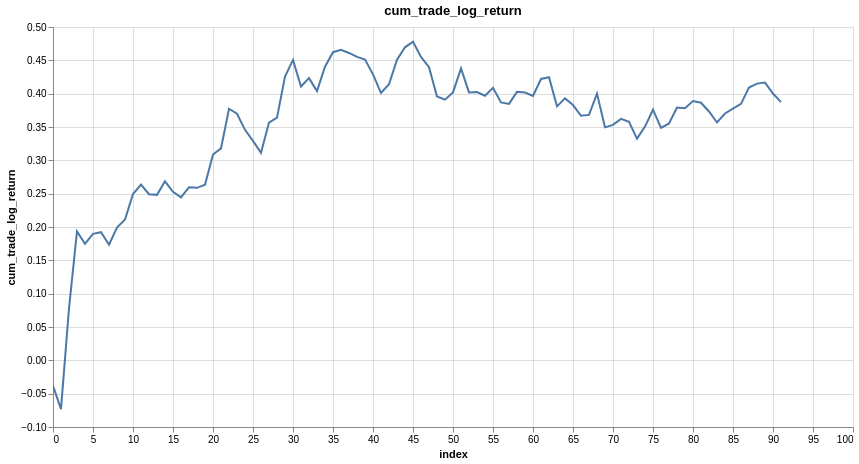

The notebook cell saved with this chart:
### Markdown cell above
#### display equity curve (log space)

### Code cell
research.plot_column(trades, 'cum_trade_log_return')

### Figure 1 — Vega-Lite specification as saved in the notebook (floating-point values rounded to 4 significant figures)
{"config": {"view": {"continuousWidth": 300, "continuousHeight": 300}}, "data": {"name": "data-40560223059492c54a9d655f28124bba"}, "mark": {"type": "line", "tooltip": true}, "encoding": {"x": {"field": "index", "type": "quantitative"}, "y": {"field": "cum_trade_log_return", "type": "quantitative"}}, "height": 400, "params": [{"name": "param_1e9efca18e7a2868", "select": {"type": "interval", "encodings": ["x", "y"]}, "bind": "scales"}], "title": "cum_trade_log_return", "width": 800, "$schema": "https://vega.github.io/schema/vega-lite/v6.1.0.json", "datasets": {"data-40560223059492c54a9d655f28124bba": [{"index": 0, "cum_trade_log_return": -0.03834}, {"index": 1, "cum_trade_log_return": -0.07321}, {"index": 2, "cum_trade_log_return": 0.07809}, {"index": 3, "cum_trade_log_return": 0.1933}, {"index": 4, "cum_trade_log_return": 0.1748}, {"index": 5, "cum_trade_log_return": 0.1897}, {"index": 6, "cum_trade_log_return": 0.1922}, {"index": 7, "cum_trade_log_return": 0.1734}, {"index": 8, "cum_trade_log_return": 0.1992}, {"index": 9, "cum_trade_log_return": 0.2113}, {"index": 10, "cum_trade_log_return": 0.2495}, {"index": 11, "cum_trade_log_return": 0.2636}, {"index": 12, "cum_trade_log_return": 0.2492}, {"index": 13, "cum_trade_log_return": 0.2482}, {"index": 14, "cum_trade_log_return": 0.2686}, {"index": 15, "cum_trade_log_return": 0.2528}, {"index": 16, "cum_trade_log_return": 0.2446}, {"index": 17, "cum_trade_log_return": 0.2595}, {"index": 18, "cum_trade_log_return": 0.2588}, {"index": 19, "cum_trade_log_return": 0.2635}, {"index": 20, "cum_trade_log_return": 0.3087}, {"index": 21, "cum_trade_log_return": 0.3179}, {"index": 22, "cum_trade_log_return": 0.3774}, {"index": 23, "cum_trade_log_return": 0.3699}, {"index": 24, "cum_trade_log_return": 0.3457}, {"index": 25, "cum_trade_log_return": 0.3291}, {"index": 26, "cum_trade_log_return": 0.3113}, {"index": 27, "cum_trade_log_return": 0.3566}, {"index": 28, "cum_trade_log_return": 0.364}, {"index": 29, "cum_trade_log_return": 0.4257}, {"index": 30, "cum_trade_log_return": 0.4506}, {"index": 31, "cum_trade_log_return": 0.4107}, {"index": 32, "cum_trade_log_return": 0.4233}, {"index": 33, "cum_trade_log_return": 0.4038}, {"index": 34, "cum_trade_log_return": 0.4404}, {"index": 35, "cum_trade_log_return": 0.4622}, {"index": 36, "cum_trade_log_return": 0.4658}, {"index": 37, "cum_trade_log_return": 0.4611}, {"index": 38, "cum_trade_log_return": 0.4552}, {"index": 39, "cum_trade_log_return": 0.4513}, {"index": 40, "cum_trade_log_return": 0.429}, {"index": 41, "cum_trade_log_return": 0.401}, {"index": 42, "cum_trade_log_return": 0.4141}, {"index": 43, "cum_trade_log_return": 0.4509}, {"index": 44, "cum_trade_log_return": 0.4695}, {"index": 45, "cum_trade_log_return": 0.4779}, {"index": 46, "cum_trade_log_return": 0.455}, {"index": 47, "cum_trade_log_return": 0.4396}, {"index": 48, "cum_trade_log_return": 0.3959}, {"index": 49, "cum_trade_log_return": 0.391}, {"index": 50, "cum_trade_log_return": 0.4019}, {"index": 51, "cum_trade_log_return": 0.4378}, {"index": 52, "cum_trade_log_return": 0.4019}, {"index": 53, "cum_trade_log_return": 0.4023}, {"index": 54, "cum_trade_log_return": 0.3969}, {"index": 55, "cum_trade_log_return": 0.4088}, {"index": 56, "cum_trade_log_return": 0.3869}, {"index": 57, "cum_trade_log_return": 0.3846}, {"index": 58, "cum_trade_log_return": 0.4027}, {"index": 59, "cum_trade_log_return": 0.4018}, {"index": 60, "cum_trade_log_return": 0.3967}, {"index": 61, "cum_trade_log_return": 0.422}, {"index": 62, "cum_trade_log_return": 0.4246}, {"index": 63, "cum_trade_log_return": 0.381}, {"index": 64, "cum_trade_log_return": 0.3929}, {"index": 65, "cum_trade_log_return": 0.3829}, {"index": 66, "cum_trade_log_return": 0.3668}, {"index": 67, "cum_trade_log_return": 0.3681}, {"index": 68, "cum_trade_log_return": 0.4001}, {"index": 69, "cum_trade_log_return": 0.3495}, {"index": 70, "cum_trade_log_return": 0.3532}, {"index": 71, "cum_trade_log_return": 0.3622}, {"index": 72, "cum_trade_log_return": 0.3578}, {"index": 73, "cum_trade_log_return": 0.3325}, {"index": 74, "cum_trade_log_return": 0.3506}, {"index": 75, "cum_trade_log_return": 0.3759}, {"index": 76, "cum_trade_log_return": 0.3488}, {"index": 77, "cum_trade_log_return": 0.3553}, {"index": 78, "cum_trade_log_return": 0.3793}, {"index": 79, "cum_trade_log_return": 0.3783}, {"index": 80, "cum_trade_log_return": 0.3889}, {"index": 81, "cum_trade_log_return": 0.3864}, {"index": 82, "cum_trade_log_return": 0.3732}, {"index": 83, "cum_trade_log_return": 0.3568}, {"index": 84, "cum_trade_log_return": 0.3702}, {"index": 85, "cum_trade_log_return": 0.3775}, {"index": 86, "cum_trade_log_return": 0.3848}, {"index": 87, "cum_trade_log_return": 0.4092}, {"index": 88, "cum_trade_log_return": 0.4151}, {"index": 89, "cum_trade_log_return": 0.4166}, {"index": 90, "cum_trade_log_return": 0.4003}, {"index": 91, "cum_trade_log_return": 0.3874}]}}
